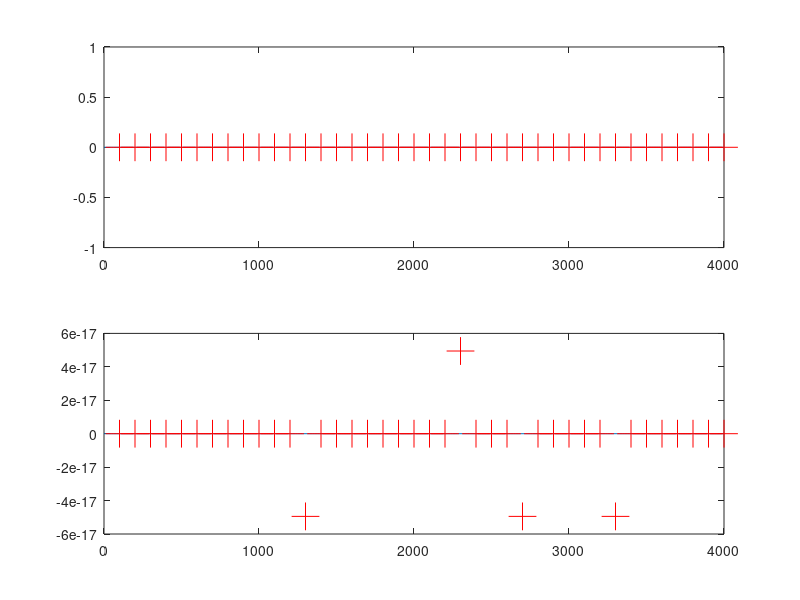
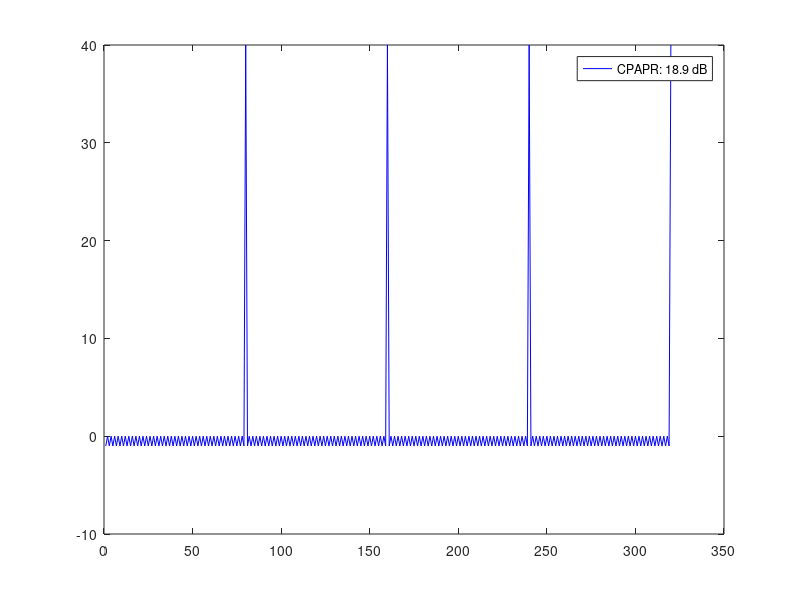
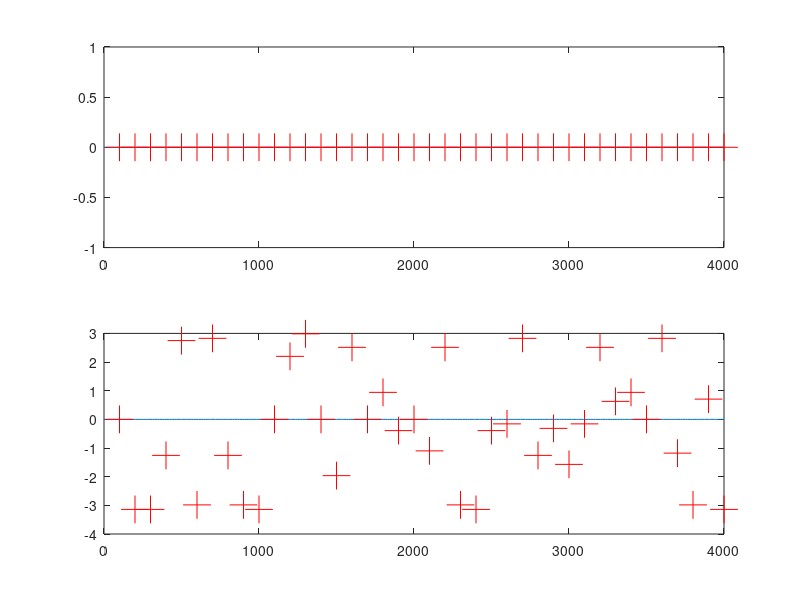
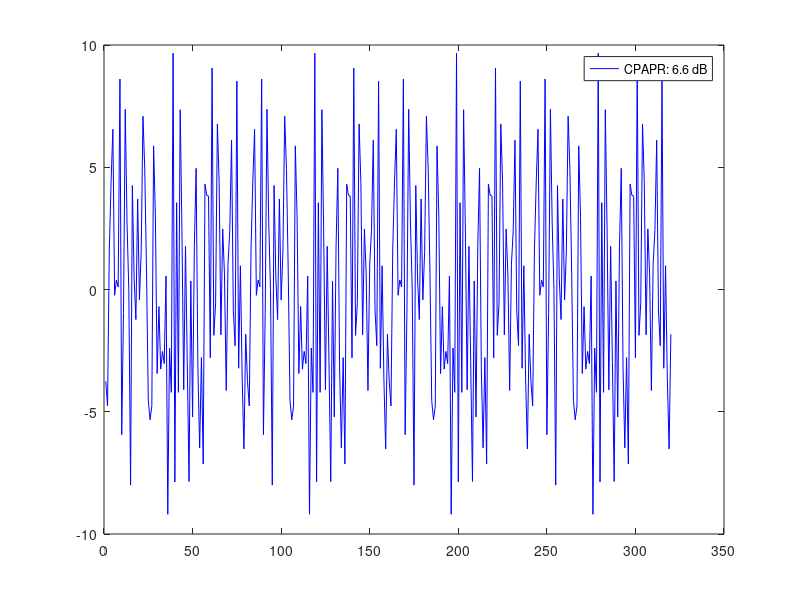

The MATLAB script that drew these images, in order:
% tenv.m
% David Rowe August 2022 & Feb 2023
%
% Exploring time domain envelope & phase algorithms to minimise PAPR

1;

function fg = do_plots(fg, h, H, F0, Wo, L, fftx)
  figure(fg++); clf;
  subplot(211); plot(fftx, 20*log10(abs(h)));
  hold on; plot((1:L)*F0,20*log10(abs(H)),'r+','markersize',20); hold off;
  subplot(212); plot(fftx, angle(h));
  hold on; plot((1:L)*F0,angle(H),'r+','markersize',20); hold off;  
 
  % synthesise speech

  N = 320;
  s = zeros(1,N);
  for m=1:L
    s = s + abs(H(m))*cos(m*Wo*(1:N) + angle(H(m)));
  end
  figure(fg++); clf;
  papr_dB = 10*log10(max(abs(s).^2)/mean(abs(s).^2));
  l = sprintf("b-;CPAPR: %3.1f dB;", papr_dB);
  plot(s,l);
endfunction

Fs = 8000;

% set up second order system
w = 2*pi*600/Fs; gamma = 0.0;
ak = [1 -2*gamma*cos(w) gamma*gamma];

% sample magnitude and phase using a large number of points
Nfft = 512;
h = freqz(1,ak,Nfft/2+1);
fftx = (0:Nfft/2)*(Fs/Nfft);

% sample at harmonics of F0
F0=100; Wo = 2*pi*F0/Fs; L = floor(Fs/(2*F0));
H = freqz(1,ak,(1:L)*Wo);

fg = 1;
fg = do_plots(fg, h, H, F0, Wo, L, fftx);

% use iterative method to determine phase spectra to minimise PAPR

theta = zeros(1,L);
A = abs(H);
P = Fs/F0;

for m=2:L
  % synthesise one pitch period with phases up to m-1
  s = zeros(1,P);
  for k=1:m-1
     s = s + A(k)*cos(k*Wo*(0:P-1) + theta(k));
  end
   % determine current peak position
  [max_s max_n] = max(abs(s));
  % set phase of m-th to minimise peak
  if sign(max(s(max_n))) > 0
    theta(m) = -pi-m*Wo*(max_n-1);
  else
    theta(m) = -m*Wo*(max_n-1);
  end
  figure(5); clf; hold on; plot(s); plot(A(m)*cos(m*Wo*(0:P-1) + theta(m))); hold off;
  printf("m: %d max_n: %d sign(s(max_n)) %f theta(m): %f\n", m, max_n, sign(s(max_n)), theta(m));
  fflush(stdout);
  %k = kbhit();
end

H1 = A .* exp(j*theta);
fg = do_plots(fg, h, H1, F0, Wo, L, fftx);

 
